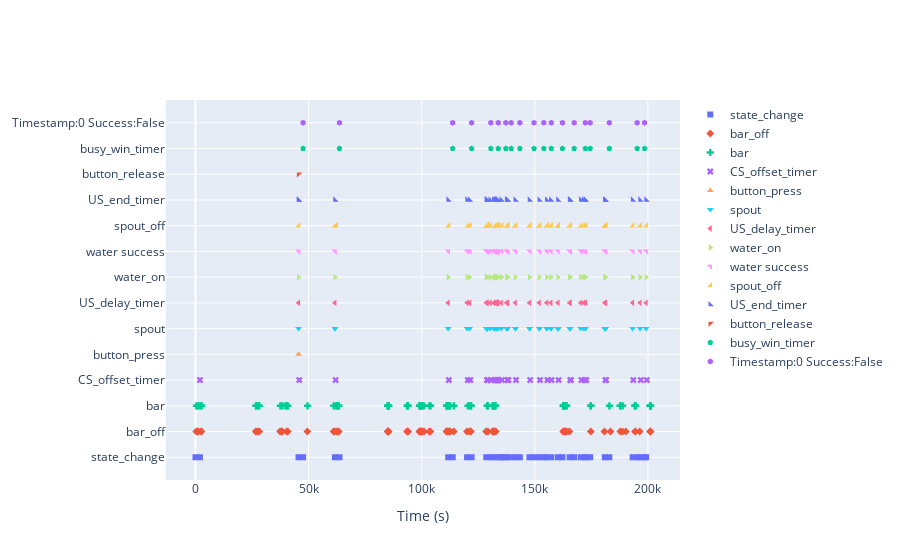

The notebook cell saved with this chart:
### Markdown cell above
# Event plots

### Code cell
keys = df_events.event_name.unique()
state_def = [{'name': 'hold_for_water', 'onset': 'hold_for_water', 'offset': 'waiting_for_spout'},
                    {'name': 'waiting_for_spout', 'onset': 'waiting_for_spout',
                    'offset': 'busy_win'},
                    {'name': 'busy_win', 'onset': 'busy_win',
                        'offset': 'break_after_water'},
                    {'name': 'break_after_water', 'onset': 'break_after_water',    'offset': 'waiting_for_bar'},
                    {'name': 'break_after_no_water',       'onset': 'break_after_no_water', 'offset': 'waiting_for_bar'}]


plot_session(df_events, keys, state_def)

### Figure 1 — Plotly figure (JSON) as saved in the notebook; plotly's stock layout.template omitted (floating-point values rounded to 4 significant figures)
{"data": [{"marker": {"symbol": "square"}, "mode": "markers", "name": "state_change", "type": "scatter", "x": [0, 1966, 45572, 47574, 61651, 63653, 111702, 113703, 120058, 122060, 128554, 130557, 131850, 133852, 135177, 135195, 137197, 137566, 139568, 141383, 143384, 147650, 149652, 151976, 153978, 155284, 157286, 160207, 162209, 165391, 167393, 170316, 172318, 172465, 174467, 180940, 182942, 193235, 195237, 196527, 198529, 199186], "y": ["state_change", "state_change", "state_change", "state_change", "state_change", "state_change", "state_change", "state_change", "state_change", "state_change", "state_change", "state_change", "state_change", "state_change", "state_change", "state_change", "state_change", "state_change", "state_change", "state_change", "state_change", "state_change", "state_change", "state_change", "state_change", "state_change", "state_change", "state_change", "state_change", "state_change", "state_change", "state_change", "state_change", "state_change", "state_change", "state_change", "state_change", "state_change", "state_change", "state_change", "state_change", "state_change"]}, {"marker": {"symbol": "diamond"}, "mode": "markers", "name": "bar_off", "type": "scatter", "x": [345, 795, 1307, 2527, 2612, 26651, 26846, 27663, 28177, 37395, 38063, 38445, 40344, 40810, 49453, 61054, 61524, 62360, 63227, 63245, 84966, 85021, 85091, 85321, 85382, 93539, 93849, 93911, 98949, 99186, 99396, 99560, 99908, 100017, 100141, 101021, 103433, 103873, 110984, 111104, 111141, 111587, 112020, 112462, 112505, 114192, 119992, 121121, 121497, 121741, 128454, 129254, 131284, 131608, 131648, 131704, 131746, 132570, 132708, 162620, 162641, 162840, 163445, 163579, 164085, 165257, 174753, 180763, 183432, 187777, 188768, 190230, 194349, 194460, 196364, 200986, 201085, 201118], "y": ["bar_off", "bar_off", "bar_off", "bar_off", "bar_off", "bar_off", "bar_off", "bar_off", "bar_off", "bar_off", "bar_off", "bar_off", "bar_off", "bar_off", "bar_off", "bar_off", "bar_off", "bar_off", "bar_off", "bar_off", "bar_off", "bar_off", "bar_off", "bar_off", "bar_off", "bar_off", "bar_off", "bar_off", "bar_off", "bar_off", "bar_off", "bar_off", "bar_off", "bar_off", "bar_off", "bar_off", "bar_off", "bar_off", "bar_off", "bar_off", "bar_off", "bar_off", "bar_off", "bar_off", "bar_off", "bar_off", "bar_off", "bar_off", "bar_off", "bar_off", "bar_off", "bar_off", "bar_off", "bar_off", "bar_off", "bar_off", "bar_off", "bar_off", "bar_off", "bar_off", "bar_off", "bar_off", "bar_off", "bar_off", "bar_off", "bar_off", "bar_off", "bar_off", "bar_off", "bar_off", "bar_off", "bar_off", "bar_off", "bar_off", "bar_off", "bar_off", "bar_off", "bar_off"]}, {"marker": {"symbol": "cross"}, "mode": "markers", "name": "bar", "type": "scatter", "x": [425, 1292, 1374, 2564, 2684, 26754, 26868, 27707, 28215, 37533, 38430, 39748, 40391, 40833, 49536, 61127, 62314, 62396, 63242, 63308, 85006, 85048, 85126, 85350, 85447, 93564, 93866, 93948, 98994, 99205, 99412, 99575, 99923, 100044, 100156, 101051, 103460, 103902, 111053, 111125, 111191, 111962, 112035, 112489, 112532, 114226, 120440, 121410, 121513, 121854, 128904, 129323, 131351, 131630, 131689, 131730, 132555, 132590, 162585, 162635, 162681, 162866, 163527, 163618, 164111, 174718, 174768, 182979, 187749, 187806, 188822, 194184, 194416, 194545, 200971, 201003, 201102, 201153], "y": ["bar", "bar", "bar", "bar", "bar", "bar", "bar", "bar", "bar", "bar", "bar", "bar", "bar", "bar", "bar", "bar", "bar", "bar", "bar", "bar", "bar", "bar", "bar", "bar", "bar", "bar", "bar", "bar", "bar", "bar", "bar", "bar", "bar", "bar", "bar", "bar", "bar", "bar", "bar", "bar", "bar", "bar", "bar", "bar", "bar", "bar", "bar", "bar", "bar", "bar", "bar", "bar", "bar", "bar", "bar", "bar", "bar", "bar", "bar", "bar", "bar", "bar", "bar", "bar", "bar", "bar", "bar", "bar", "bar", "bar", "bar", "bar", "bar", "bar", "bar", "bar", "bar", "bar"]}, {"marker": {"symbol": "x"}, "mode": "markers", "name": "CS_offset_timer", "type": "scatter", "x": [2000, 45873, 61951, 112003, 120359, 121482, 128855, 129108, 129199, 130583, 132151, 132712, 133087, 133266, 133501, 133713, 134022, 135496, 137866, 138325, 141683, 147950, 152277, 155584, 157412, 160507, 165691, 165961, 170616, 171952, 172766, 181241, 181528, 193535, 196827, 199487], "y": ["CS_offset_timer", "CS_offset_timer", "CS_offset_timer", "CS_offset_timer", "CS_offset_timer", "CS_offset_timer", "CS_offset_timer", "CS_offset_timer", "CS_offset_timer", "CS_offset_timer", "CS_offset_timer", "CS_offset_timer", "CS_offset_timer", "CS_offset_timer", "CS_offset_timer", "CS_offset_timer", "CS_offset_timer", "CS_offset_timer", "CS_offset_timer", "CS_offset_timer", "CS_offset_timer", "CS_offset_timer", "CS_offset_timer", "CS_offset_timer", "CS_offset_timer", "CS_offset_timer", "CS_offset_timer", "CS_offset_timer", "CS_offset_timer", "CS_offset_timer", "CS_offset_timer", "CS_offset_timer", "CS_offset_timer", "CS_offset_timer", "CS_offset_timer", "CS_offset_timer"]}, {"marker": {"symbol": "triangle-up"}, "mode": "markers", "name": "button_press", "type": "scatter", "x": [45571], "y": ["button_press"]}, {"marker": {"symbol": "triangle-down"}, "mode": "markers", "name": "spout", "type": "scatter", "x": [45571, 61650, 61677, 111702, 120058, 121182, 128554, 128808, 128825, 128846, 128861, 128881, 128898, 128918, 128937, 128968, 130283, 131850, 132411, 132787, 132966, 133200, 133413, 133721, 135195, 137565, 138024, 141382, 141447, 147649, 147714, 151976, 152041, 155283, 155351, 157111, 157179, 160206, 160260, 160275, 165390, 165661, 170315, 171651, 172465, 180940, 181015, 181228, 181293, 193234, 196526, 199186], "y": ["spout", "spout", "spout", "spout", "spout", "spout", "spout", "spout", "spout", "spout", "spout", "spout", "spout", "spout", "spout", "spout", "spout", "spout", "spout", "spout", "spout", "spout", "spout", "spout", "spout", "spout", "spout", "spout", "spout", "spout", "spout", "spout", "spout", "spout", "spout", "spout", "spout", "spout", "spout", "spout", "spout", "spout", "spout", "spout", "spout", "spout", "spout", "spout", "spout", "spout", "spout", "spout"]}, {"marker": {"symbol": "triangle-left"}, "mode": "markers", "name": "US_delay_timer", "type": "scatter", "x": [45573, 61651, 111703, 120059, 121182, 128555, 128808, 128899, 130283, 131851, 132412, 132787, 132967, 133201, 133413, 133722, 135196, 137566, 138025, 141383, 147650, 151977, 155284, 157112, 160207, 165391, 165661, 170317, 171652, 172466, 180941, 181228, 193236, 196527, 199187], "y": ["US_delay_timer", "US_delay_timer", "US_delay_timer", "US_delay_timer", "US_delay_timer", "US_delay_timer", "US_delay_timer", "US_delay_timer", "US_delay_timer", "US_delay_timer", "US_delay_timer", "US_delay_timer", "US_delay_timer", "US_delay_timer", "US_delay_timer", "US_delay_timer", "US_delay_timer", "US_delay_timer", "US_delay_timer", "US_delay_timer", "US_delay_timer", "US_delay_timer", "US_delay_timer", "US_delay_timer", "US_delay_timer", "US_delay_timer", "US_delay_timer", "US_delay_timer", "US_delay_timer", "US_delay_timer", "US_delay_timer", "US_delay_timer", "US_delay_timer", "US_delay_timer", "US_delay_timer"]}, {"marker": {"symbol": "triangle-right"}, "mode": "markers", "name": "water_on", "type": "scatter", "x": [45573, 61651, 111703, 120059, 121183, 128555, 128809, 128899, 130284, 131851, 132412, 132788, 132967, 133201, 133414, 133722, 135196, 137566, 138025, 141384, 147650, 151977, 155285, 157112, 160208, 165392, 165662, 170317, 171652, 172466, 180941, 181229, 193236, 196528, 199187], "y": ["water_on", "water_on", "water_on", "water_on", "water_on", "water_on", "water_on", "water_on", "water_on", "water_on", "water_on", "water_on", "water_on", "water_on", "water_on", "water_on", "water_on", "water_on", "water_on", "water_on", "water_on", "water_on", "water_on", "water_on", "water_on", "water_on", "water_on", "water_on", "water_on", "water_on", "water_on", "water_on", "water_on", "water_on", "water_on"]}, {"marker": {"symbol": "triangle-ne"}, "mode": "markers", "name": "water success", "type": "scatter", "x": [45573, 61652, 111703, 120059, 121183, 128555, 128809, 128900, 130284, 131851, 132412, 132788, 132967, 133202, 133414, 133723, 135196, 137567, 138026, 141384, 147651, 151977, 155285, 157112, 160208, 165392, 165662, 170317, 171652, 172466, 180941, 181229, 193236, 196528, 199187], "y": ["water success", "water success", "water success", "water success", "water success", "water success", "water success", "water success", "water success", "water success", "water success", "water success", "water success", "water success", "water success", "water success", "water success", "water success", "water success", "water success", "water success", "water success", "water success", "water success", "water success", "water success", "water success", "water success", "water success", "water success", "water success", "water success", "water success", "water success", "water success"]}, {"marker": {"symbol": "triangle-se"}, "mode": "markers", "name": "spout_off", "type": "scatter", "x": [45587, 61665, 62207, 111875, 120361, 121270, 128792, 128810, 128840, 128861, 128877, 128896, 128913, 128933, 128953, 129345, 130320, 132365, 132753, 132951, 133160, 133318, 133689, 133936, 135337, 137656, 138109, 141397, 141462, 147664, 147734, 151991, 152071, 155299, 155370, 157126, 157215, 160222, 160275, 160294, 165406, 165676, 170358, 171691, 172480, 181000, 181021, 181252, 181308, 193250, 196542, 199201], "y": ["spout_off", "spout_off", "spout_off", "spout_off", "spout_off", "spout_off", "spout_off", "spout_off", "spout_off", "spout_off", "spout_off", "spout_off", "spout_off", "spout_off", "spout_off", "spout_off", "spout_off", "spout_off", "spout_off", "spout_off", "spout_off", "spout_off", "spout_off", "spout_off", "spout_off", "spout_off", "spout_off", "spout_off", "spout_off", "spout_off", "spout_off", "spout_off", "spout_off", "spout_off", "spout_off", "spout_off", "spout_off", "spout_off", "spout_off", "spout_off", "spout_off", "spout_off", "spout_off", "spout_off", "spout_off", "spout_off", "spout_off", "spout_off", "spout_off", "spout_off", "spout_off", "spout_off"]}, {"marker": {"symbol": "triangle-sw"}, "mode": "markers", "name": "US_end_timer", "type": "scatter", "x": [45591, 45593, 61671, 111723, 120079, 121203, 128575, 128829, 128919, 130304, 131871, 132432, 132808, 132987, 133221, 133434, 133743, 135216, 137587, 138046, 141404, 147671, 151997, 155305, 157132, 160228, 165411, 165681, 170336, 171671, 172485, 180960, 181248, 193255, 196547, 199206], "y": ["US_end_timer", "US_end_timer", "US_end_timer", "US_end_timer", "US_end_timer", "US_end_timer", "US_end_timer", "US_end_timer", "US_end_timer", "US_end_timer", "US_end_timer", "US_end_timer", "US_end_timer", "US_end_timer", "US_end_timer", "US_end_timer", "US_end_timer", "US_end_timer", "US_end_timer", "US_end_timer", "US_end_timer", "US_end_timer", "US_end_timer", "US_end_timer", "US_end_timer", "US_end_timer", "US_end_timer", "US_end_timer", "US_end_timer", "US_end_timer", "US_end_timer", "US_end_timer", "US_end_timer", "US_end_timer", "US_end_timer", "US_end_timer"]}, {"marker": {"symbol": "triangle-nw"}, "mode": "markers", "name": "button_release", "type": "scatter", "x": [45629], "y": ["button_release"]}, {"marker": {"symbol": "pentagon"}, "mode": "markers", "name": "busy_win_timer", "type": "scatter", "x": [47572, 63651, 113702, 122058, 130555, 133850, 137195, 139566, 143383, 149650, 153976, 157284, 162207, 167391, 172316, 174465, 182940, 195235, 198527], "y": ["busy_win_timer", "busy_win_timer", "busy_win_timer", "busy_win_timer", "busy_win_timer", "busy_win_timer", "busy_win_timer", "busy_win_timer", "busy_win_timer", "busy_win_timer", "busy_win_timer", "busy_win_timer", "busy_win_timer", "busy_win_timer", "busy_win_timer", "busy_win_timer", "busy_win_timer", "busy_win_timer", "busy_win_timer"]}, {"marker": {"symbol": "hexagon"}, "mode": "markers", "name": "Timestamp:0 Success:False", "type": "scatter", "x": [47573, 63652, 113703, 122059, 130556, 133851, 137196, 139567, 143384, 149651, 153977, 157285, 162208, 167392, 172317, 174466, 182941, 195236, 198528], "y": ["Timestamp:0 Success:False", "Timestamp:0 Success:False", "Timestamp:0 Success:False", "Timestamp:0 Success:False", "Timestamp:0 Success:False", "Timestamp:0 Success:False", "Timestamp:0 Success:False", "Timestamp:0 Success:False", "Timestamp:0 Success:False", "Timestamp:0 Success:False", "Timestamp:0 Success:False", "Timestamp:0 Success:False", "Timestamp:0 Success:False", "Timestamp:0 Success:False", "Timestamp:0 Success:False", "Timestamp:0 Success:False", "Timestamp:0 Success:False", "Timestamp:0 Success:False", "Timestamp:0 Success:False"]}], "layout": {"autosize": true, "xaxis": {"autorange": true, "range": [-12730.0, 213900.0], "title": {"text": "Time (s)"}, "type": "linear"}, "yaxis": {"autorange": true, "fixedrange": true, "range": [-1.073, 14.07], "type": "category"}}}
